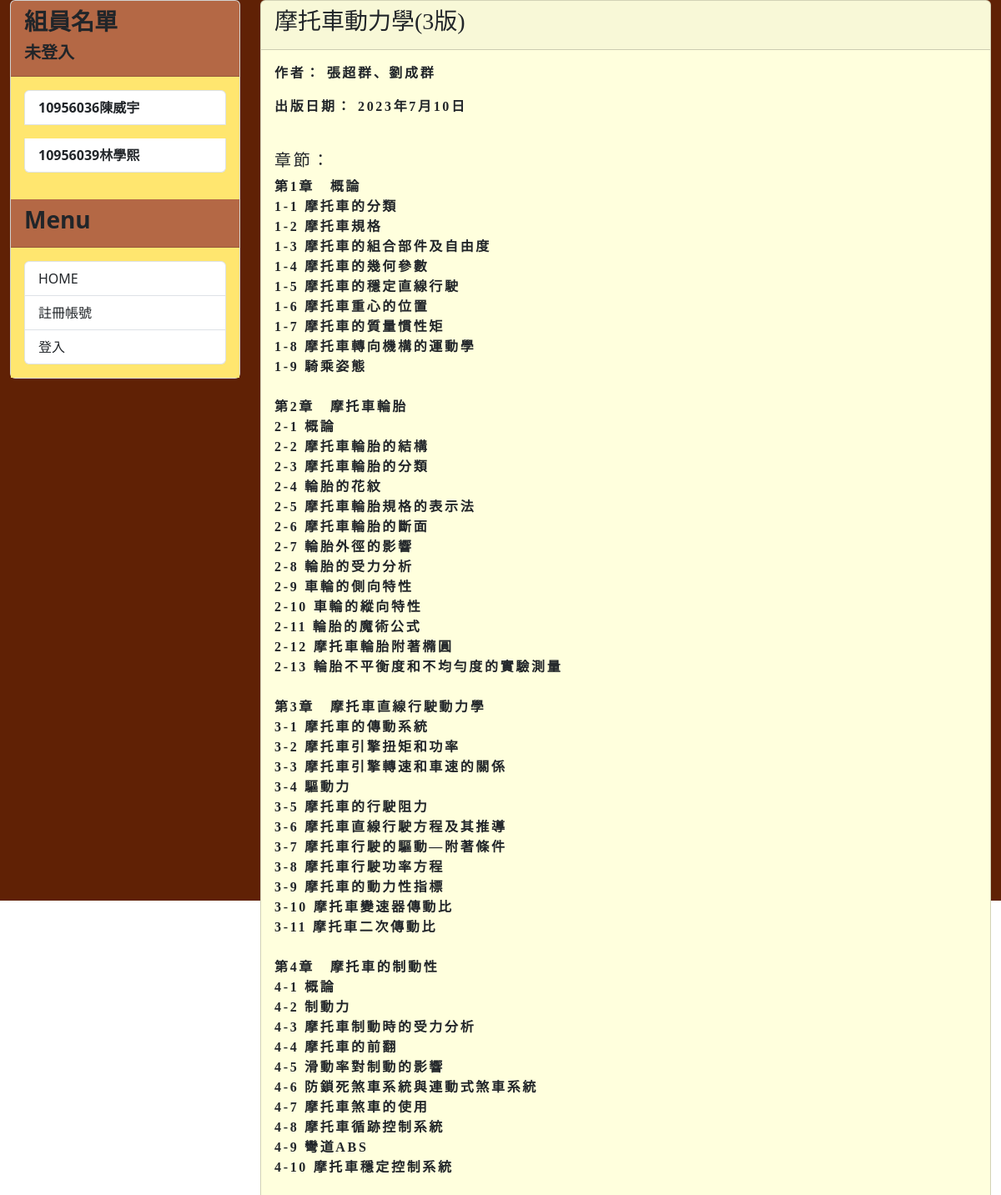
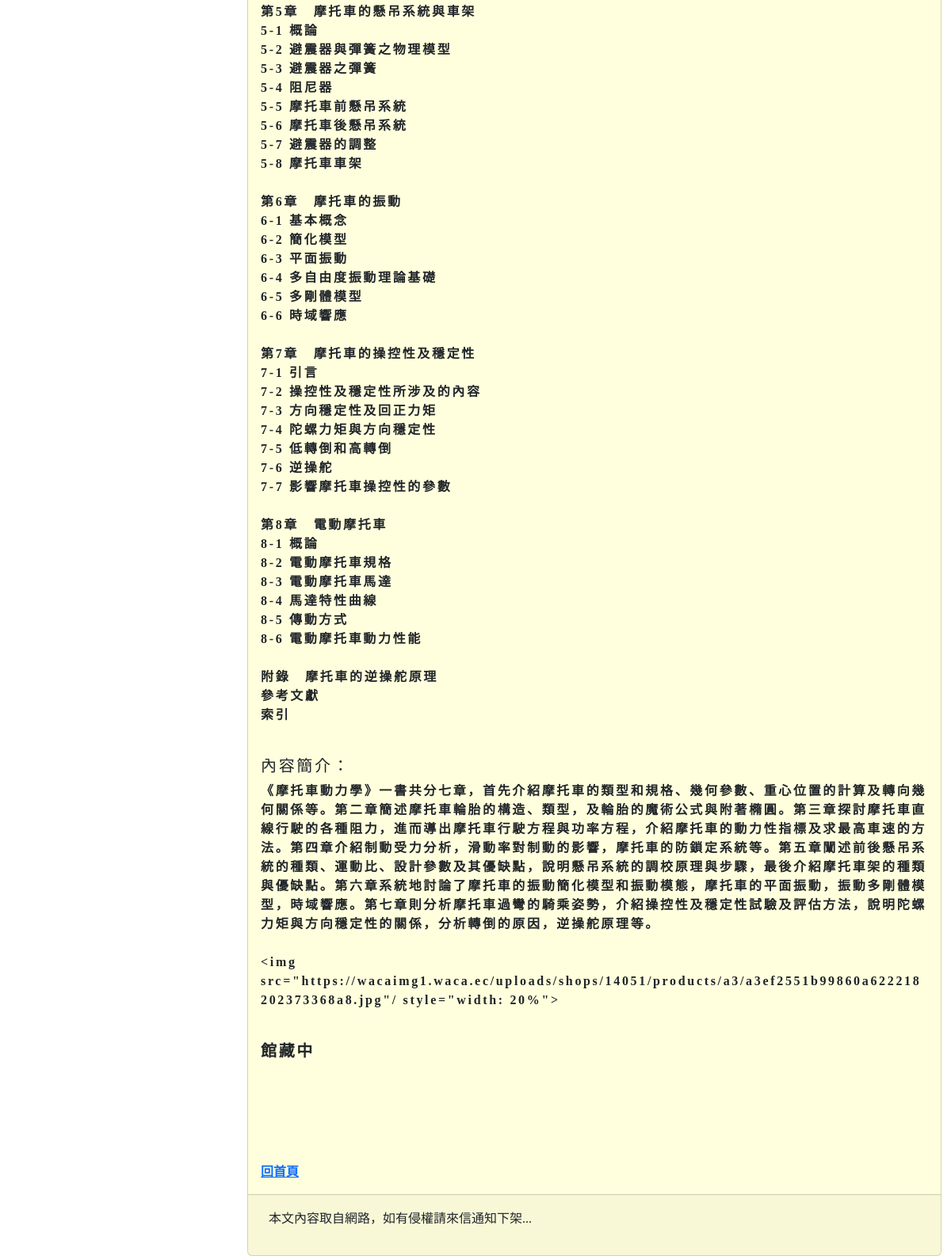
Page /book/Motocycle on the committed database (2 pictures, top to bottom).
### mysite/models.py (models this page shows, shortened)
class Book(models.Model):
    title = models.CharField(max_length=200)
    slug = models.CharField(max_length=200)
    chap = models.CharField(max_length=2000)
    author = models.CharField(max_length=100)
    body = models.TextField(null=False, blank=True)
    pub_date = models.DateField()
    STATUS_CHOICES = (
        ('available', '館藏中'),
        ('borrowed', '外借中')
    )
    status = models.CharField(max_length=20, choices=STATUS_CHOICES, default='available')
    class Meta:
        ordering = ('-pub_date', )
    @property
    def display_status(self):
        return dict(self.STATUS_CHOICES)[self.status]

### mysite/views.py (the view)
# urls.py: path('book/<slug:slug>', mv.showpost, name="showpost"),
def showpost(request,slug):
    post = Book.objects.get(slug=slug)
    return render(request, 'post.html', locals())

### mysite/templatetags/markdown_extras.py (called while the page is built)
@register.filter
def convert_markdown(text):
    return markdown.markdown(text)

### mysite/templates/post.html (shortened to what this page needs)
{% extends 'base.html' %}
{% load markdown_extras %}
{% block headmessage %}
    <h3 style='font-family: 微軟正黑體;'>{{ post.title }}</h3>
{% endblock %}
{% block content %}
    <div style='font-family: 微軟正黑體; letter-spacing: 2pt;'>
        <p>作者： {{ post.author }}</p>
        <p>出版日期： {{ post.pub_date }}</p>
        <br>
        <h5>章節：</h5>
        <div>{{ post.chap | convert_markdown | safe }}</div>
        <br>
        <h5>內容簡介：</h5>
        <div>{{ post.body | convert_markdown | safe }}</div>
        <br>
        <h5 style="font-weight: bold;">{{post.display_status}}</h5>
    </div>
    <br><br><br><br><br>
    <a style='font-family: 微軟正黑體; text-align: right;' href='{% url "homepage" %}'>回首頁</a>
{% endblock %}

### rows in the picture
Book: title "摩托車動力學(3版)", author "張超群、劉成群", pub_date "2023年7月10日", chap|convert_markdown "第1章 概論 1-1 摩托車的分類 1-2 摩托車規格 1-3 摩托車的組合部件及自由度 1-4 摩托車的幾何參數 1-5 摩托車的穩定直線行駛 1-6 摩托車重心的位置 1-7 摩托車的質量慣性矩 1-8 摩托車轉向機構的運動學 1-9 騎乘姿態 第2章 摩托車輪胎 2-1 概論 2-2 摩托車輪胎的結構 2-3 摩托車輪胎的分類 2-4 輪胎的花紋 2-5 摩托車輪胎規格的表示法 2-6 摩托車輪胎的斷面 2-7 輪胎外徑的影響 2-8 輪胎的受力分析 2-9 車輪的側向特性 2-10 車輪的縱向特性 2-11 輪胎的魔術公式 2-12 摩托車輪胎附著橢圓 2-13 輪胎不平衡度和不均勻度的實驗測量 第3章 摩托車直線行駛動力學 3-1 摩托車的傳動系統 3-2 摩托車引擎扭矩和功率 3-3 摩托車引擎轉速和車速的關係 3-4 驅動力 3-5 摩托車的行駛阻力 3-6 摩托車直線行駛方程及其推導 3-7 摩托車行駛的驅動—附著條件 3-8 摩托車行駛功率方程 3-9 摩托車的動力性指標 3-10 摩托車變速器傳動比 3-11 摩托車二次傳動比 第4章 摩托車的制動性 4-1 概論 4-2 制動力 4-3 摩托車制動時的受力分析 4-4 摩托車的前翻 4-5 滑動率對制動的影響 4-6 防鎖死煞車系統與連動式煞車系統 4-7 摩托車煞車的使用 4-8 摩托車循跡控制系統 4-9 彎道ABS 4-10 摩托車穩定控制系統 第5章 摩托車的懸吊系統與車架 5-1 概論 5-2 避震器與彈簧之物理模型 5-3 避震器之彈簧 5-4 阻尼器 5-5 摩托車前懸吊系統 5-6…", body|convert_markdown "《摩托車動力學》一書共分七章，首先介紹摩托車的類型和規格、幾何參數、重心位置的計算及轉向幾何關係等。第二章簡述摩托車輪胎的構造、類型，及輪胎的魔術公式與附著橢圓。第三章探討摩托車直線行駛的各種阻力，進而導出摩托車行駛方程與功率方程，介紹摩托車的動力性指標及求最高車速的方法。第四章介紹制動受力分析，滑動率對制動的影響，摩托車的防鎖定系統等。第五章闡述前後懸吊系統的種類、運動比、設計參數及其優缺點，說明懸吊系統的調校原理與步驟，最後介紹摩托車架的種類與優缺點。第六章系統地討論了摩托車的振動簡化模型和振動模態，摩托車的平面振動，振動多剛體模型，時域響應。第七章則分析摩托車過彎的騎乘姿勢，介紹操控性及穩定性試驗及評估方法，說明陀螺力矩與方向穩定性的關係，分析轉倒的原因，逆操舵原理等。 <img src=\"https://wacaimg1.waca.ec/uploads/shops/14051/products/a3/a3ef2551b99860a622218202373368a8.jpg\"/ style=\"width: 20%\">", display_status "館藏中"
